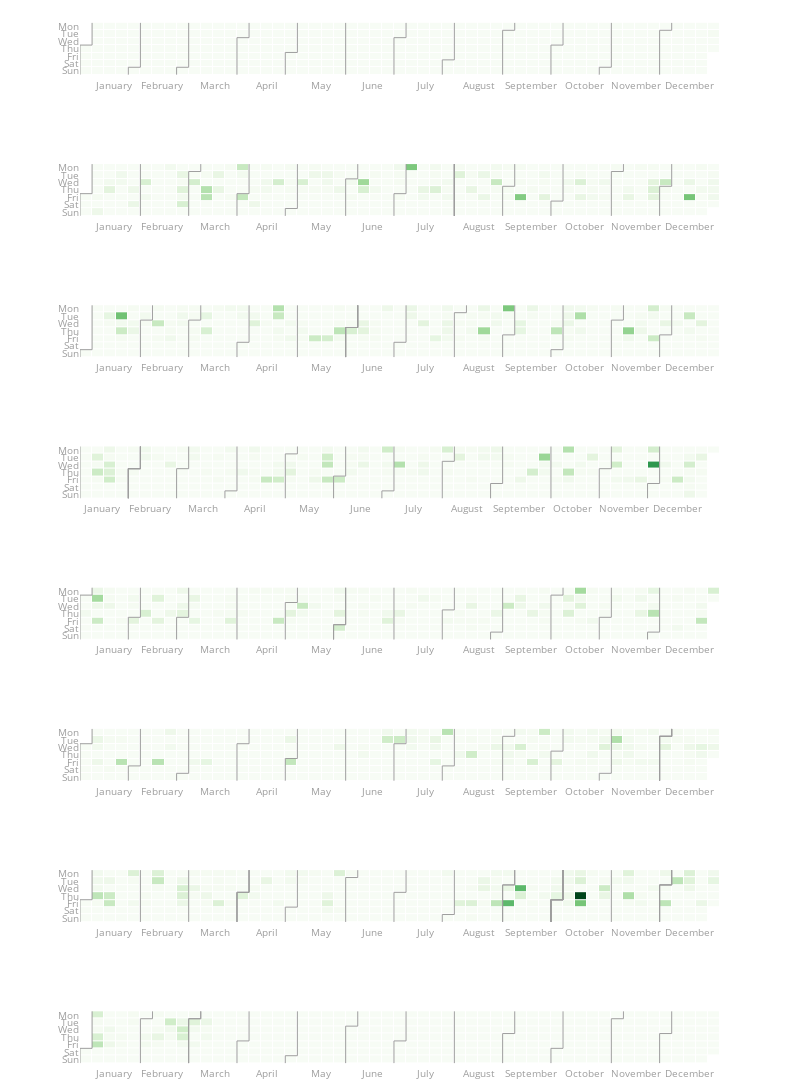

This figure's notebook cell:
### Code cell
fig = calplot(df_group, x='CreatedDate', y='Count')
fig.show()
